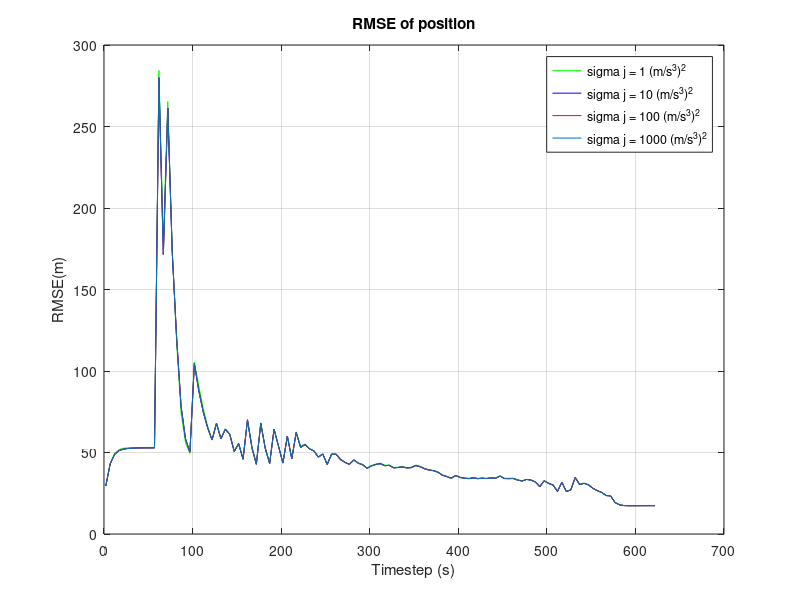

The MATLAB source for this figure:
data_points = 626
Ts = 5;
storedStructure = load('aploterr1.mat', 'ploterr'); % Load in ONLY the myVar variable.
ploterr1 = storedStructure.ploterr; 
clear('storedStructure');

storedStructure = load('aploterr10.mat', 'ploterr'); % Load in ONLY the myVar variable.
ploterr2 = storedStructure.ploterr; 
clear('storedStructure');

storedStructure = load('aploterr100.mat', 'ploterr'); % Load in ONLY the myVar variable.
ploterr3 = storedStructure.ploterr; 
clear('storedStructure');

storedStructure = load('aploterr1000.mat', 'ploterr'); % Load in ONLY the myVar variable.
ploterr4 = storedStructure.ploterr; 
clear('storedStructure');

figure(5);
   plot(2:Ts:data_points,ploterr1,'-g',2:Ts:data_points,ploterr2,'-b',2:Ts:data_points,ploterr3,'-r',2:Ts:data_points,ploterr4,'-');
   grid on;
   title('RMSE of position');
   xlabel('Timestep (s)');
   ylabel('RMSE(m)');
   legend({'sigma j = 1 (m/s^3)^2','sigma j = 10 (m/s^3)^2','sigma j = 100 (m/s^3)^2','sigma j = 1000 (m/s^3)^2'},'Location','northeast');
